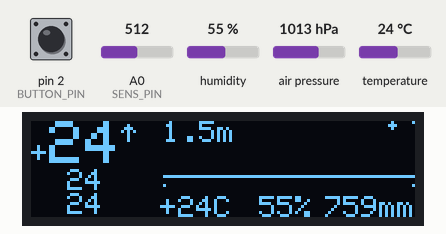
Recording of a sketch running on a simulated Arduino Uno, built with avr-gcc and run on an emulated ATmega328P. Parts: 128×32 one-colour display. The test bench sets the inputs (shaded band); at power-on: A0 (SENS_PIN) = 512, pin 2 (BUTTON_PIN) HIGH, humidity 55 %, air pressure 1013 hPa, temperature 24 °C.

Above: at 2.2 s.
2.3 s: A0 (SENS_PIN) set to 539
At 4.0 s:
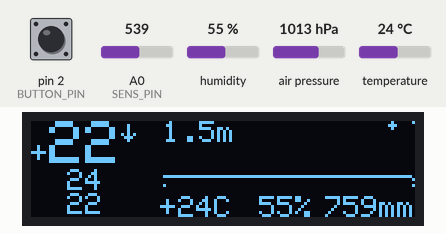
6.5 s: pin 2 (BUTTON_PIN) pulled LOW for 3.2 s
At 7.0 s:
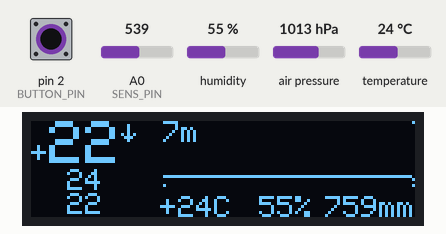
11.2 s: pin 2 (BUTTON_PIN) pulled LOW for 0.15 s
At 12.6 s:
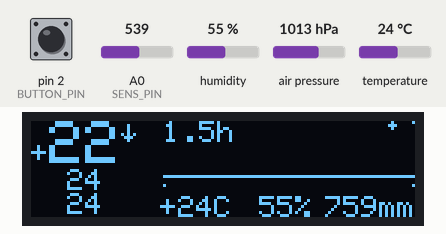
15.5 s: A0 (SENS_PIN) set to 490
At 16.4 s:
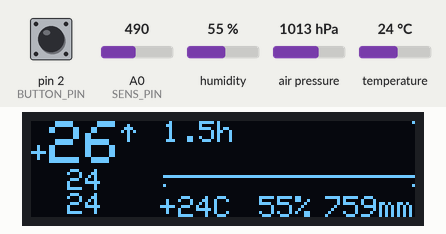
19.7 s: A0 (SENS_PIN) set to 992
At 20.9 s:
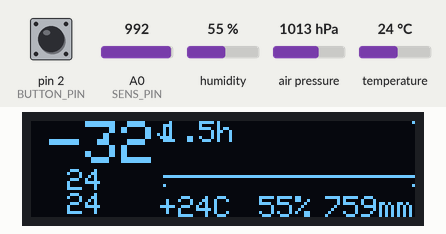
23.9 s: pin 2 (BUTTON_PIN) pulled LOW for 1 s
At 26.5 s:
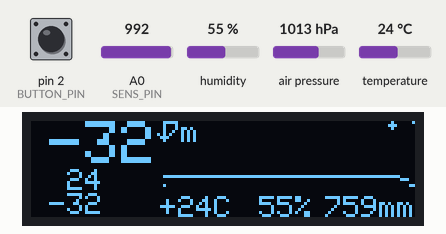
Timing chart, 0 to 27.8 s (numbered marks = the images above; inputs shaded):
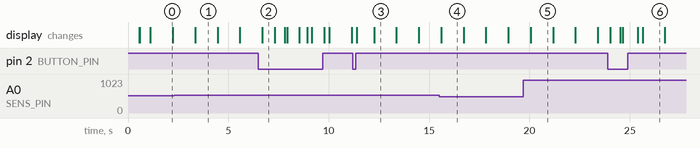

Measured:
- the behaviour switches between 523 and 524 on A0 (SENS_PIN) (found by bisection; images 0 and 1)
- after the input at 2.3 s, the display: changes after 1.0 s (image 1)
- after the input at 11.2 s, the display: first changes after 0.19 s (image 3 shows a later state)
- after the input at 15.5 s, the display: changes after 0.11 s (image 4)
- after the input at 19.7 s, the display: changes after 0.37 s (image 5)
- after the input at 23.9 s, the display: first changes after 0.12 s (image 6 shows a later state)
- what the display in image 1 shows lasts 1.2 s, from 3.3 s to 4.5 s

The sketch:

ArduinoThermometerProbe.ino
```cpp
// Libraries
#include <SPI.h>
#include <Wire.h>


// Display SSD1306
#include <Adafruit_GFX.h>
#include <Adafruit_SSD1306.h>

// OLED display width and height, in pixels
#define SCREEN_WIDTH 128
#define SCREEN_HEIGHT 32
#define SCREEN_CONTRAST 10  // From 0 to 255 (sets contrast e.g. brightness)
#define DEFAULT_COLOR SSD1306_WHITE

#define OLED_RESET_PIN 4     // Reset pin # (or -1 if sharing Arduino reset pin)
#define SCREEN_ADDRESS 0x3C  ///< See datasheet for Address; 0x3D for 128x64, 0x3C for 128x32
// Declaration for an SSD1306 display connected to I2C (SDA, SCL pins)
Adafruit_SSD1306 display(SCREEN_WIDTH, SCREEN_HEIGHT, &Wire, OLED_RESET_PIN);

boolean withDisplay = false;

// 0 default
// 2 rotated
byte displayRotation = 0;


// Thermistor
#define SENS_PIN A0
#define T_RESIST 10000  // Resistance on 25°C
#define R_RESIST 10000  // Resister value
#define B_COEF 4300     // B-coefficient
// gray 4300
// wired 3950

#include "thermistorMinim.h"
// (пин, R термистора, B термистора, базовая температура, R резистора)
thermistor therm(SENS_PIN, T_RESIST, B_COEF, 25, R_RESIST);

// Chart settings
#define TEMP_MIN 15
#define TEMP_MAX 70


// BME280
#include <Adafruit_Sensor.h>
#include <Adafruit_BME280.h>
#define SEALEVELPRESSURE_HPA (1013.25)
Adafruit_BME280 bme;


// Button
#define BUTTON_PIN 2
```

0_data.ino
```cpp
#include "timerMinim.h"
timerMinim oneSecTimer(1000);
timerMinim fiveSecTimer(5000);
timerMinim tenSecTimer(10000);
timerMinim minuteTimer(60000);

bool up = true;
int currentTemp = 0;
int previousTemp = currentTemp;
int maxTemp = -500;
int minTemp = 500;


// BME280
bool withBme = false;
float dispTemp;
byte dispHum;
int dispPres;

bool progressIconFilled = false;

int chartLength = 84;
int tempChart[84];
int fiveSecTempChart[84];
int tenSecTempChart[84];
int minuteTempChart[84];

// 0 - one sec
// 1 - five sec
// 2 - ten sec
// 3 - minute
int chartState = 0;


// 'VovanR Logo', 38x28px
// Converter URL: https://javl.github.io/image2cpp/
const unsigned char epd_bitmap_Thermometer_Logo [] PROGMEM = {
	0x00, 0x00, 0x00, 0x00, 0x00, 0x00, 0x00, 0x10, 0x00, 0x00, 0x00, 0x00, 0x18, 0x00, 0x00, 0x00,
	0x00, 0x1c, 0x00, 0x00, 0x00, 0x00, 0x1c, 0x00, 0x00, 0x00, 0x00, 0x1c, 0x00, 0x00, 0x00, 0x00,
	0x1c, 0x00, 0x00, 0x00, 0x00, 0x1c, 0x00, 0x00, 0x00, 0x00, 0x1c, 0x00, 0x00, 0x00, 0x08, 0x1c,
	0x04, 0x00, 0x00, 0x07, 0xff, 0xf8, 0x00, 0x00, 0x03, 0xff, 0xf0, 0x00, 0x00, 0x00, 0x1c, 0x20,
	0x00, 0x00, 0x00, 0x1c, 0x40, 0x10, 0x00, 0x00, 0xff, 0xff, 0xe0, 0x00, 0x00, 0x7f, 0xff, 0xe0,
	0x00, 0x00, 0x1c, 0x00, 0xc0, 0x00, 0x00, 0x1c, 0x01, 0x80, 0x40, 0x00, 0x1c, 0x03, 0x00, 0x3f,
	0xff, 0xff, 0xfe, 0x00, 0x1f, 0xff, 0xff, 0xfc, 0x00, 0x00, 0x00, 0x1c, 0x00, 0x00, 0x00, 0x00,
	0x1c, 0x00, 0x00, 0x00, 0x00, 0x1c, 0x00, 0x00, 0x00, 0x00, 0x1c, 0x00, 0x00, 0x00, 0x00, 0x18,
	0x00, 0x00, 0x00, 0x00, 0x10, 0x00, 0x00, 0x00, 0x00, 0x00, 0x00, 0x00
};

// Array of all bitmaps for convenience. (Total bytes used to store images in PROGMEM = 160)
const int epd_bitmap_allArray_LEN = 1;
const unsigned char* epd_bitmap_allArray[1] = {
	epd_bitmap_Thermometer_Logo
};

bool isFirstLoop = true;


// Button
#include "button.h"
button btn1(BUTTON_PIN);
```

1_setup.ino
```cpp
void setup() {
  // Serial.begin(9600);

  // Screen
  // Serial.print(F("Screen SSD1306... "));
  // SSD1306_SWITCHCAPVCC = generate display voltage from 3.3V internally
  if (display.begin(SSD1306_SWITCHCAPVCC, SCREEN_ADDRESS, true, true)) {
    withDisplay = true;
    // Serial.println(F("OK"));
  } else {
    // Serial.println(F("ERROR: Allocation failed"));
    withDisplay = false;
  }

  if (!withDisplay) {
    for(;;); // Don't proceed, loop forever
  }

  // Screen
  // Set display contrast
  display.ssd1306_command(SSD1306_SETCONTRAST);
  display.ssd1306_command(SCREEN_CONTRAST);
  display.setRotation(displayRotation);
  // Show initial display buffer contents on the screen --
  // the library initializes this with an Adafruit splash screen.
  display.clearDisplay();
  display.drawBitmap(0, 0, epd_bitmap_allArray[0], 38, 28, DEFAULT_COLOR);
  display.display();
  delay(500);

  // Clear the buffer
  // display.clearDisplay();

  display.setTextSize(1); // Normal 1:1 pixel scale
  display.setTextColor(DEFAULT_COLOR); // Draw white text
  display.setCursor(0, 1); // Start at top-left corner

  display.print(F("       SSD1306"));
  writeDot(4);
  display.println(F("OK"));
  display.display();


  // NTC
  display.print(F("       NTC"));
  writeDot(5);
  int tempSample = therm.getTempAverage();
  if (tempSample == -71) {
    display.println(F("ERROR"));
  } else {
    writeDot(3);
    display.println(F("OK"));
  }


  // BME280
  display.print(F("       BME280"));
  writeDot(2);
  // Serial.print(F("BME280... "));
  if (bme.begin(BME280_ADDRESS, &Wire) || bme.begin(BME280_ADDRESS_ALTERNATE, &Wire)) {
    withBme = true;
    writeDot(3);
    display.println(F("OK"));
    // Serial.println(F("OK"));
  } else {
    withBme = false;
    display.println(F("ERROR"));
    // Serial.println(F("ERROR"));
  }
  display.display();


  if (withBme) {
    // TODO: What is it?
    bme.setSampling(Adafruit_BME280::MODE_FORCED,
                    Adafruit_BME280::SAMPLING_X1, // temperature
                    Adafruit_BME280::SAMPLING_X1, // pressure
                    Adafruit_BME280::SAMPLING_X1, // humidity
                    Adafruit_BME280::FILTER_OFF);
  }


  delay(500);

  // Serial.print(F("Start... "));
}
```

2_loop.ino
```cpp
void loop() {
  // Fill first gramph value immediate
  if (isFirstLoop) {
    readSensors();
    initializeChart(currentTemp, tempChart);
    initializeChart(currentTemp, fiveSecTempChart);
    initializeChart(currentTemp, tenSecTempChart);
    initializeChart(currentTemp, minuteTempChart);
  }

  if (oneSecTimer.isReady()) {
    readSensors();
    addTempToStack(currentTemp, tempChart);

    progressIconFilled = !progressIconFilled;
  }

  if (fiveSecTimer.isReady()) {
    addTempToStack(currentTemp, fiveSecTempChart);
  }

  if (tenSecTimer.isReady()) {
    addTempToStack(currentTemp, tenSecTempChart);
  }

  if (minuteTimer.isReady()) {
    addTempToStack(currentTemp, minuteTempChart);
  }


  if (withDisplay) {
    display.clearDisplay();

    // Draw white text
    display.setTextColor(DEFAULT_COLOR);

    // Sign
    display.setTextSize(1);
    // Start at top-left corner
    display.setCursor(0, 7);
    if (currentTemp >= 0) {
      display.print("+");
    }

    display.setTextSize(2);
    display.setCursor(6, 0);
    display.print(currentTemp);

    // Arrow
    display.setTextSize(1);
    // if (currentTemp > 99 || currentTemp < -99) {
    //   display.setCursor(39, 0);
    // } else {
    //   display.setCursor(31, 0);
    // }
    if ((currentTemp == previousTemp && up) || currentTemp > previousTemp) {
      up = true;
      display.write(0x18); // ↑
    } else {
      up = false;
      display.write(0x19); // ↓
    }

    // BME280
    if (withBme) {
      display.setTextSize(1);
      if (abs(dispTemp) > 99) {
        display.setCursor(37, 25);
      } else {
        display.setCursor(43, 25);
      }
      if (dispTemp >= 0) {
        display.print("+");
      }
      display.print(dispTemp, 0);
      display.print("C");

      if (dispHum >= 100) {
        display.setCursor(70, 25);
      } else if (dispHum >= 10) {
        display.setCursor(76, 25);
      } else {
        display.setCursor(82, 25);
      }
      display.print(dispHum);
      display.print("%");

      if (dispPres >= 100) {
        display.setCursor(98, 25);
      } else if (dispPres >= 10) {
        display.setCursor(104, 25);
      } else {
        display.setCursor(110, 25);
      }
      display.print(dispPres);
      display.print("mm");
    }

    if (progressIconFilled) {
      display.fillCircle(120, 1, 1, DEFAULT_COLOR);
    }

    switch (chartState) {
      case 0:
        drawChartState("1.5m");
        drawTempChart(tempChart);
        calculateStatTemp(tempChart);
        break;
      case 1:
        drawChartState("7m");
        drawTempChart(fiveSecTempChart);
        calculateStatTemp(fiveSecTempChart);
        break;
      case 2:
        drawChartState("14m");
        drawTempChart(tenSecTempChart);
        calculateStatTemp(tenSecTempChart);
        break;
      case 3:
      default:
        drawChartState("1.5h");
        drawTempChart(minuteTempChart);
        calculateStatTemp(minuteTempChart);
        break;
    }

    display.setTextSize(1);
    display.setCursor(0, 16);
    drawStatTemp(maxTemp);
    drawStatTemp(minTemp);

    display.display();
  }

  // Button
  if (btn1.click()) {
    chartState++;
    if (chartState > 3) {
      chartState = 0;
    }
  }

  // delay in between reads for stability
  delay(100);
  isFirstLoop = false;
}
```

button.h
```cpp
// Original source: https://alexgyver.ru/lessons/arduino-buttons/

class button {
  public:
    button(byte pin) {
      _pin = pin;
      _tmr = 0;
      pinMode(_pin, INPUT_PULLUP);
    }
    bool click() {
      bool btnState = digitalRead(_pin);
      if (!btnState && !_flag && millis() - _tmr >= 100) {
        _flag = true;
        _tmr = millis();
        return true;
      }
      if (!btnState && _flag && millis() - _tmr >= 500) {
        _tmr = millis();
        return true;
      }
      if (btnState && _flag) {
        _flag = false;
        _tmr = millis();
      }
      return false;
    }
  private:
    byte _pin;
    uint32_t _tmr;
    bool _flag;
};
```

functions.ino
```cpp
void drawTempChart(int chart[]) {
  int16_t i;
  int16_t val;
  int16_t height = SCREEN_HEIGHT;

  if (withBme) {
    height = 22;
  }

  int16_t left = SCREEN_WIDTH - chartLength;
  int16_t right = SCREEN_WIDTH - 1;
  int16_t top = 0;
  int16_t bottom = height - 1;

  for (i = 0; i < chartLength; i++) {
    val = map(constrain(chart[i], TEMP_MIN, TEMP_MAX), TEMP_MIN, TEMP_MAX, 0, 22);
    display.drawPixel(right - i, bottom - val, DEFAULT_COLOR);
  }

  // Chart border
  // display.drawPixel(left, top, DEFAULT_COLOR);
  display.drawPixel(left, bottom, DEFAULT_COLOR);
  display.drawPixel(right, top, DEFAULT_COLOR);
  display.drawPixel(right, bottom, DEFAULT_COLOR);
}

void drawChartState(char label[]) {
  int16_t left = SCREEN_WIDTH - chartLength;
  int16_t top = 0;

  display.setCursor(left, top);
  display.print(label);
}

void addTempToStack(int value, int chart[]) {
  for (int i = chartLength - 1; i >= 0; i--) {
    if (i == 0) {
      chart[i] = value;
    } else {
      chart[i] = chart[i - 1];
    }
  }
}

void writeDot(int count) {
  for (int i = 0; i < count; i++) {
    display.write(0x20);
  }
}

void readSensors() {
  previousTemp = currentTemp;
  currentTemp = therm.getTempAverage();

  // BME280
  if (withBme) {
    bme.takeForcedMeasurement();
    dispTemp = bme.readTemperature();
    dispHum = bme.readHumidity();
    dispPres = (float)bme.readPressure() * 0.00750062;
  }
}

void drawStatTemp(int value) {
  if (abs(value) >= 100) {
  } else if (abs(value) >= 10) {
    display.print(" ");
  } else {
    display.print("  ");
  }
  if (value >= 0) {
    display.print(" ");
  }
  display.println(value);
}

void calculateStatTemp(int chart[]) {
  maxTemp = chart[0];
  minTemp = chart[0];
  for (int i = 1; i < chartLength; i++) {
    maxTemp = max(maxTemp, chart[i]);
    minTemp = min(minTemp, chart[i]);
  }
}

void initializeChart(int temp, int chart[]) {
  int16_t i;
  for (i = 0; i < chartLength; i++) {
    chart[i] = temp;
  }
}
```

thermistorMinim.h
```cpp
// Original source: https://github.com/AlexGyver/Thermocontrol/blob/master/firmware/thermocontrol_v1.1/thermistorMinim.h

// мини-класс для работы с термисторами по закону Стейнхарта-Харта
// GND --- термистор --- A0 --- 10к --- 5V
#define SAMPLE_AVERAGE 20   // количество чтений для усреднения

class thermistor {
  public:
    thermistor(byte pin, int resistance, int beta, int tempBase = 25, int resistBase = 10000);
    float getTemp();
    float getTempAverage();
  private:
    float computeTemp(int analog);
    byte _pin = 0;
    int _beta = 0;
    int _tempBase = 25;
    int _resistance = 10000;
    int _resistBase = 10000;
};

thermistor::thermistor(byte pin, int resistance, int beta, int tempBase, int resistBase) {
  _pin = pin;
  _beta = beta;
  _tempBase = tempBase;
  _resistBase = resistBase;
  _resistance = resistance;
}

float thermistor::computeTemp(int analog) {
  float temp;
  temp = _resistBase / ((float)1023 / analog - 1);
  temp /= (float)_resistance;                        // (R/Ro)
  temp = log(temp) / _beta;            		// 1/B * ln(R/Ro)
  temp += (float)1.0 / (_tempBase + 273.15);  // + (1/To)
  temp = (float)1.0 / temp - 273.15;    		// инвертируем и конвертируем в градусы по Цельсию
  return temp;
}

float thermistor::getTemp() {
  return computeTemp(analogRead(_pin));
}

float thermistor::getTempAverage() {
  int analogAverage = 0;
  for (byte i = 0; i < SAMPLE_AVERAGE; i++)
    analogAverage += analogRead(_pin);
  analogAverage /= SAMPLE_AVERAGE;
  return computeTemp(analogAverage);
}
```

timerMinim.h
```cpp
// Original source: https://github.com/AlexGyver/Thermocontrol/blob/master/firmware/thermocontrol_v1.1/timerMinim.h

// мини-класс таймера, версия 1.0

class timerMinim
{
  public:
    timerMinim(uint32_t interval);				// объявление таймера с указанием интервала
    void setInterval(uint32_t interval);	// установка интервала работы таймера
    boolean isReady();						// возвращает true, когда пришло время. Сбрасывается в false сам (AUTO) или вручную (MANUAL)
    void reset();							// ручной сброс таймера на установленный интервал

  private:
    uint32_t _timer = 0;
    uint32_t _interval = 0;
};

timerMinim::timerMinim(uint32_t interval) {
  _interval = interval;
  _timer = millis();
}

void timerMinim::setInterval(uint32_t interval) {
  _interval = (interval == 0) ? 1 : interval;		// защита от ввода 0
}

boolean timerMinim::isReady() {
  if ((long)millis() - _timer >= _interval) {
    _timer = millis();
    return true;
  } else {
    return false;
  }
}

void timerMinim::reset() {
  _timer = millis();
}
```
